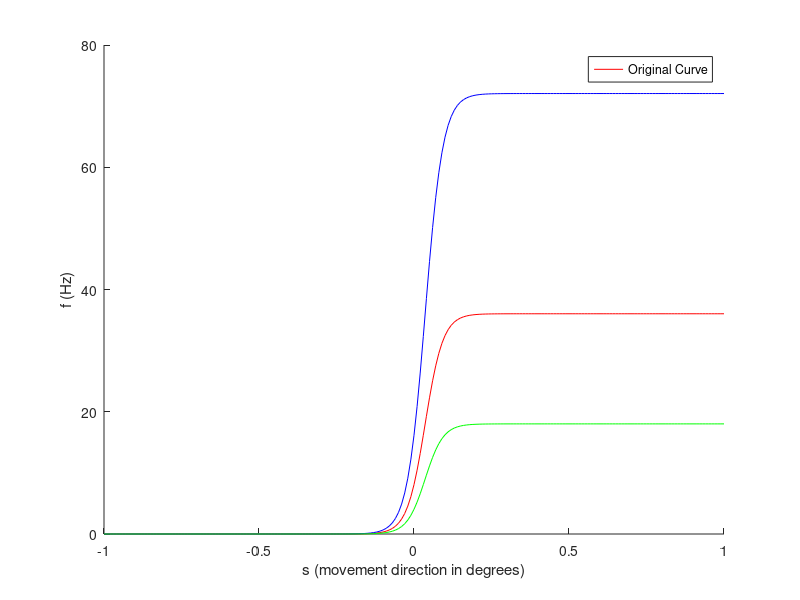

MATLAB code to generate this figure:
%this is the reproduction of 1.7B from the book


%tuning curve x values
ss = -1:0.01:1;

%tuning curve parameter values
s_half = 0.036;
deltaS = 0.029;
r_max = 36.03;

%function to generate tuning curve
%ff = @(xx) r_max./(1+exp((s_half-xx)./deltaS));
ff = @(xx,gain) (r_max*gain)./(1+exp((s_half-xx)./deltaS));
%ff = @(xx,gain) r_max./(1+exp((s_half-xx)./(deltaS*gain)));

%varying widths
width1 = 1;
width2 = 2;
width3 = 0.5;

figure
hold on
plot(ss,ff(ss,width1),'r-');
plot(ss,ff(ss,width2),'b-');
plot(ss,ff(ss,width3),'g-');
legend('Original Curve',...
    'Width=2 revolution',...
    'Width = 1/2 revolution');
legend('Original Curve');
hold off
xlabel('s (movement direction in degrees)');
ylabel('f (Hz)');
